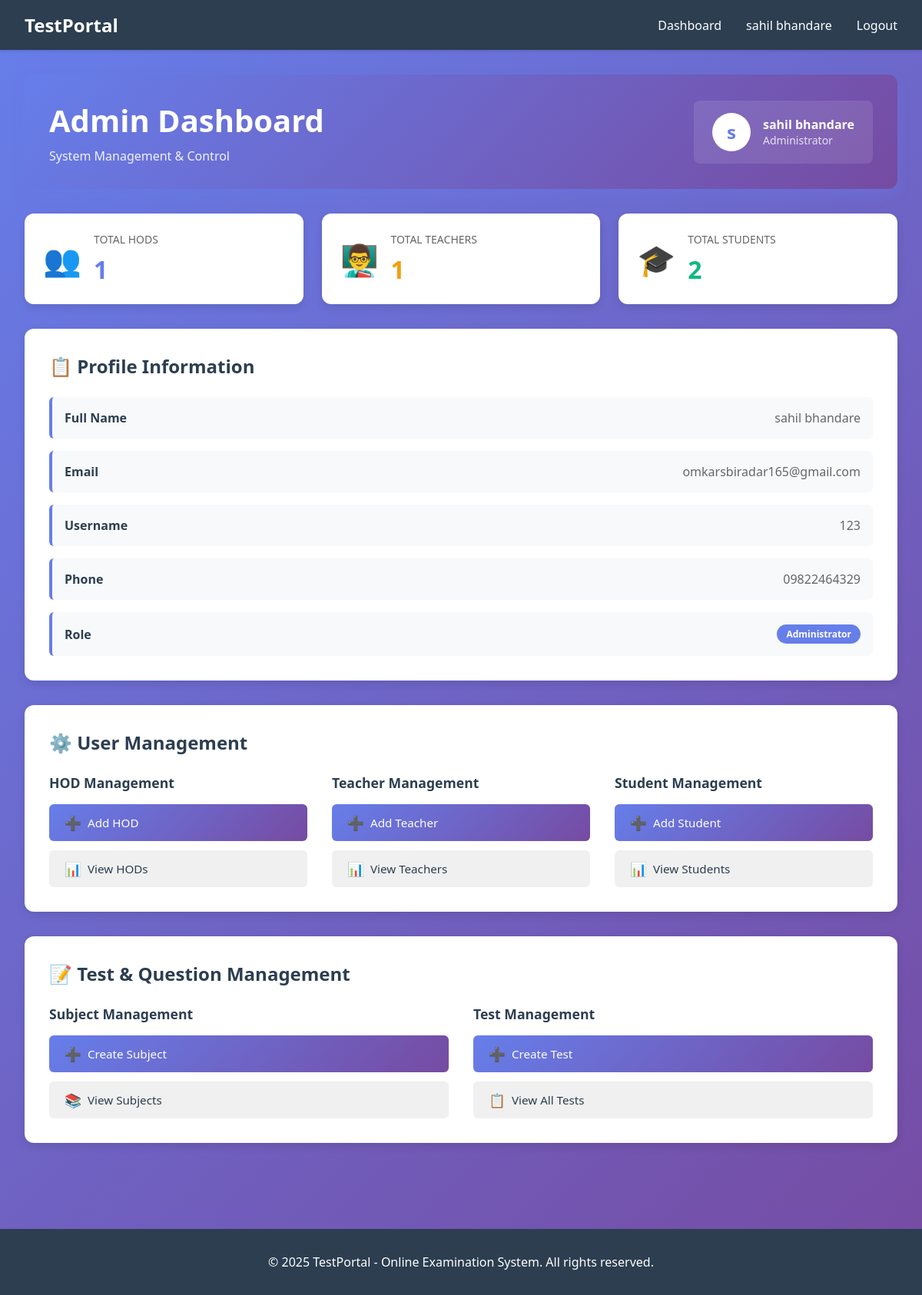
The app's page /accounts/admin-dashboard/ (signed in) with its own data.
### accounts/models.py (models this page shows, shortened)
class User(AbstractUser):
    ROLE_CHOICES = (
        ('ADMIN', 'Admin'),
        ('HOD', 'HOD'),
        ('TEACHER', 'Teacher'),
        ('STUDENT', 'Student'),
    )
    role = models.CharField(max_length=20, choices=ROLE_CHOICES)
    groups = models.ManyToManyField(
        'auth.Group',
        verbose_name='groups',
        blank=True,
        related_name='custom_user_groups'
    )
    user_permissions = models.ManyToManyField(
        'auth.Permission',
        verbose_name='user permissions',
        blank=True,
        related_name='custom_user_permissions'
    )

class AdminProfile(models.Model):
    user = models.OneToOneField(User, on_delete=models.CASCADE)
    phone = models.CharField(max_length=15)

### accounts/views.py (the view)
    def wrapper(request, *args, **kwargs):
        if not request.user.is_authenticated or request.user.role != 'ADMIN':
            messages.error(request, 'Admin access required')
            return redirect('accounts:login')
        return view_func(request, *args, **kwargs)

### accounts/views.py (called while the page is built)
def admin_required(view_func):
    def wrapper(request, *args, **kwargs):
        if not request.user.is_authenticated or request.user.role != 'ADMIN':
            messages.error(request, 'Admin access required')
            return redirect('accounts:login')
        return view_func(request, *args, **kwargs)
    return wrapper

@csrf_protect
@login_required(login_url='accounts:login')
@admin_required
def admin_dashboard(request):
    try:
        admin_profile = AdminProfile.objects.get(user=request.user)
    except AdminProfile.DoesNotExist:
        admin_profile = None
    hod_count = User.objects.filter(role='HOD').count()
    teacher_count = User.objects.filter(role='TEACHER').count()
    student_count = User.objects.filter(role='STUDENT').count()
    context = {
        'admin': request.user,
        'admin_profile': admin_profile,
        'hod_count': hod_count,
        'teacher_count': teacher_count,
        'student_count': student_count
    }
    return render(request, 'accounts/admin_dashboard.html', context)

### templates/accounts/admin_dashboard.html (shortened to what this page needs)
{% extends 'base.html' %}
{% block content %}
<div class="dashboard-container">
    <div class="dashboard-header">
        <div class="header-content">
            <div>
                <h1>Admin Dashboard</h1>
                <p class="header-subtitle">System Management & Control</p>
            </div>
            <div class="user-info">
                <div class="avatar">{{ admin.get_full_name|first }}</div>
                <div>
                    <p class="user-name">{{ admin.get_full_name }}</p>
                    <p class="user-role">Administrator</p>
                </div>
            </div>
        </div>
    </div>
    <div class="stats-grid">
        <div class="stat-box stat-hod">
            <div class="stat-icon">👥</div>
            <div class="stat-content">
                <p class="stat-label">Total HODs</p>
                <h3 class="stat-number">{{ hod_count }}</h3>
            </div>
        </div>
        <div class="stat-box stat-teacher">
            <div class="stat-icon">👨‍🏫</div>
            <div class="stat-content">
                <p class="stat-label">Total Teachers</p>
                <h3 class="stat-number">{{ teacher_count }}</h3>
            </div>
        </div>
        <div class="stat-box stat-student">
            <div class="stat-icon">🎓</div>
            <div class="stat-content">
                <p class="stat-label">Total Students</p>
                <h3 class="stat-number">{{ student_count }}</h3>
            </div>
        </div>
    </div>
    {% if admin_profile %}
    <div class="content-card">
        <h2 class="card-title">📋 Profile Information</h2>
        <div class="profile-info">
            <div class="info-row">
                <span class="info-label">Full Name</span>
                <span class="info-value">{{ admin.get_full_name }}</span>
            </div>
            <div class="info-row">
                <span class="info-label">Email</span>
                <span class="info-value">{{ admin.email }}</span>
            </div>
            <div class="info-row">
                <span class="info-label">Username</span>
                <span class="info-value">{{ admin.username }}</span>
            </div>
            <div class="info-row">
                <span class="info-label">Phone</span>
                <span class="info-value">{{ admin_profile.phone }}</span>
            </div>
            <div class="info-row">
                <span class="info-label">Role</span>
                <span class="info-value"><span class="role-badge badge-admin">Administrator</span></span>
            </div>
        </div>
    </div>
    {% endif %}
    <div class="content-card">
        <h2 class="card-title">⚙️ User Management</h2>
        <div class="action-grid">
            <div class="action-group">
                <h4>HOD Management</h4>
                <div class="button-group">
                    <a href="{% url 'accounts:add_hod' %}" class="btn btn-primary">
                        <span class="btn-icon">➕</span> Add HOD
                    </a>
                    <a href="{% url 'accounts:list_hod' %}" class="btn btn-secondary">
                        <span class="btn-icon">📊</span> View HODs
                    </a>
                </div>
            </div>
            <div class="action-group">
                <h4>Teacher Management</h4>
                <div class="button-group">
                    <a href="{% url 'accounts:add_teacher' %}" class="btn btn-primary">
                        <span class="btn-icon">➕</span> Add Teacher
                    </a>
                    <a href="{% url 'accounts:list_teacher' %}" class="btn btn-secondary">
                        <span class="btn-icon">📊</span> View Teachers
                    </a>
                </div>
            </div>
            <div class="action-group">
                <h4>Student Management</h4>
                <div class="button-group">
                    <a href="{% url 'accounts:add_student' %}" class="btn btn-primary">
                        <span class="btn-icon">➕</span> Add Student
                    </a>
                    <a href="{% url 'accounts:list_student' %}" class="btn btn-secondary">
                        <span class="btn-icon">📊</span> View Students
                    </a>
                </div>
            </div>
        </div>
    </div>
    <div class="content-card">
        <h2 class="card-title">📝 Test & Question Management</h2>
        <div class="action-grid">
            <div class="action-group">
                <h4>Subject Management</h4>
                <div class="button-group">
                    <a href="{% url 'questions:create_subject' %}" class="btn btn-primary">
                        <span class="btn-icon">➕</span> Create Subject
                    </a>
                    <a href="{% url 'questions:subject_list' %}" class="btn btn-secondary">
                        <span class="btn-icon">📚</span> View Subjects
                    </a>
                </div>
            </div>
            <div class="action-group">
                <h4>Test Management</h4>
                <div class="button-group">
                    <a href="{% url 'questions:create_test' %}" class="btn btn-primary">
                        <span class="btn-icon">➕</span> Create Test
                    </a>
                    <a href="{% url 'questions:test_list' %}" class="btn btn-secondary">
                        <span class="btn-icon">📋</span> View All Tests
                    </a>
                </div>
            </div>
        </div>
    </div>
</div>
{% endblock %}

### templates/base.html (shortened to what this page needs)
<!DOCTYPE html>
<html lang="en">
<head>
</head>
<body>
    {% if user.is_authenticated %}
    <nav class="navbar">
        <div class="navbar-container">
            <h1>TestPortal</h1>
            <div class="navbar-links">
                <a href="{% url 'accounts:admin_dashboard' %}">Dashboard</a>
                <span>{{ user.get_full_name|default:user.username }}</span>
                <a href="{% url 'accounts:admin_logout' %}">Logout</a>
            </div>
        </div>
    </nav>
    {% endif %}
    <div class="container">
        {% block content %}{% endblock %}
    </div>
    <footer class="footer">
        <p>&copy; 2025 TestPortal - Online Examination System. All rights reserved.</p>
    </footer>
</body>
</html>

### templates/accounts/admin_dashboard.html (style rules this page uses)
.dashboard-container { max-width: 1400px; margin: 0 auto; }
.dashboard-header { background: linear-gradient(135deg, #667eea 0%, #764ba2 100%); color: white; padding: 2rem; border-radius: 12px; margin-bottom: 2rem; box-shadow: 0 8px 16px rgba(102, 126, 234, 0.3); }
.header-content { display: flex; justify-content: space-between; align-items: center; }
.dashboard-header h1 { font-size: 2.5rem; margin-bottom: 0.5rem; }
.header-subtitle { font-size: 1rem; opacity: 0.9; }
.user-info { display: flex; align-items: center; gap: 1rem; background: rgba(255, 255, 255, 0.1); padding: 1rem 1.5rem; border-radius: 8px; }
.avatar { width: 50px; height: 50px; background: white; color: #667eea; border-radius: 50%; display: flex; align-items: center; justify-content: center; font-size: 1.5rem; font-weight: bold; }
.user-name { margin: 0; font-weight: 600; }
.user-role { margin: 0; font-size: 0.875rem; opacity: 0.8; }
.stats-grid { display: grid; grid-template-columns: repeat(auto-fit, minmax(280px, 1fr)); gap: 1.5rem; margin-bottom: 2rem; }
.stat-box { background: white; padding: 1.5rem; border-radius: 12px; box-shadow: 0 4px 12px rgba(0, 0, 0, 0.1); display: flex; gap: 1rem; align-items: center; transition: transform 0.3s, box-shadow 0.3s; }
.stat-icon { font-size: 2.5rem; }
.stat-content { flex: 1; }
.stat-label { margin: 0; font-size: 0.875rem; color: #666; text-transform: uppercase; font-weight: 500; }
.stat-number { margin: 0.5rem 0 0; font-size: 2rem; font-weight: 700; }
.stat-hod .stat-number { color: #667eea; }
.stat-teacher .stat-number { color: #f59e0b; }
.stat-student .stat-number { color: #10b981; }
.content-card { background: white; padding: 2rem; border-radius: 12px; box-shadow: 0 4px 12px rgba(0, 0, 0, 0.1); margin-bottom: 2rem; }
.card-title { font-size: 1.5rem; margin: 0 0 1.5rem 0; color: #2c3e50; }
.profile-info { display: grid; gap: 1rem; }
.info-row { display: flex; justify-content: space-between; align-items: center; padding: 1rem; background: #f8f9fa; border-radius: 6px; border-left: 4px solid #667eea; }
.info-label { font-weight: 600; color: #2c3e50; min-width: 150px; }
.info-value { color: #666; flex: 1; text-align: right; }
.role-badge { display: inline-block; padding: 0.25rem 0.75rem; border-radius: 20px; font-size: 0.75rem; font-weight: 600; }
.badge-admin { background: #667eea; color: white; }
.action-grid { display: grid; grid-template-columns: repeat(auto-fit, minmax(300px, 1fr)); gap: 2rem; }
.action-group h4 { margin: 0 0 1rem 0; color: #2c3e50; font-size: 1.1rem; }
.button-group { display: flex; flex-direction: column; gap: 0.75rem; }
.btn { display: inline-flex; align-items: center; gap: 0.5rem; padding: 0.75rem 1.25rem; border: none; border-radius: 6px; font-size: 0.95rem; text-decoration: none; cursor: pointer; transition: all 0.3s; font-weight: 500; }
.btn-primary { background: linear-gradient(135deg, #667eea 0%, #764ba2 100%); color: white; }
.btn-secondary { background: #f0f0f0; color: #2c3e50; }
.btn-icon { font-size: 1.1rem; }

### records on screen
User: get_full_name "sahil bhandare", get_full_name|first "s", email "omkarsbiradar165@gmail.com", username "123"
AdminProfile: phone "09822464329"

### other values on screen
{{ hod_count }} "1"
{{ teacher_count }} "1"
{{ student_count }} "2"
